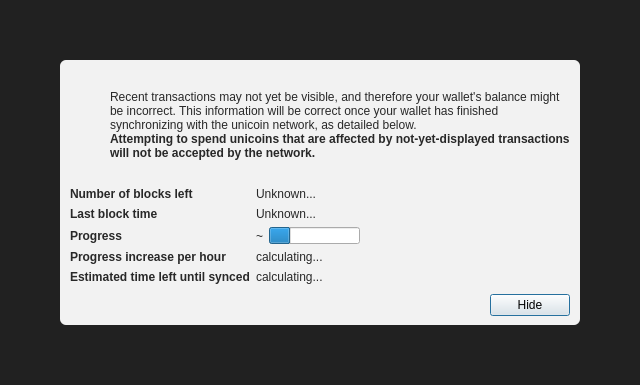
<?xml version="1.0" encoding="UTF-8"?>
<ui version="4.0">
 <class>ModalOverlay</class>
 <widget class="ModalOverlay" name="ModalOverlay">
  <property name="geometry">
   <rect>
    <x>0</x>
    <y>0</y>
    <width>640</width>
    <height>385</height>
   </rect>
  </property>
  <property name="windowTitle">
   <string>Form</string>
  </property>
  <layout class="QVBoxLayout" name="verticalLayout" stretch="0">
   <property name="sizeConstraint">
    <enum>QLayout::SetDefaultConstraint</enum>
   </property>
   <property name="leftMargin">
    <number>0</number>
   </property>
   <property name="topMargin">
    <number>0</number>
   </property>
   <property name="rightMargin">
    <number>0</number>
   </property>
   <property name="bottomMargin">
    <number>0</number>
   </property>
   <item>
    <widget class="QWidget" name="bgWidget" native="true">
     <property name="styleSheet">
      <string notr="true">#bgWidget { background: rgba(0,0,0,220); }</string>
     </property>
     <layout class="QVBoxLayout" name="verticalLayoutMain" stretch="1">
      <property name="leftMargin">
       <number>60</number>
      </property>
      <property name="topMargin">
       <number>60</number>
      </property>
      <property name="rightMargin">
       <number>60</number>
      </property>
      <property name="bottomMargin">
       <number>60</number>
      </property>
      <item>
       <widget class="QWidget" name="contentWidget" native="true">
        <property name="styleSheet">
         <string notr="true">#contentWidget { background: rgba(255,255,255,240); border-radius: 6px; }

QLabel { color: rgb(40,40,40);  }</string>
        </property>
        <layout class="QVBoxLayout" name="verticalLayoutSub" stretch="1,0,0,0">
         <property name="spacing">
          <number>0</number>
         </property>
         <property name="leftMargin">
          <number>10</number>
         </property>
         <property name="topMargin">
          <number>10</number>
         </property>
         <property name="rightMargin">
          <number>10</number>
         </property>
         <property name="bottomMargin">
          <number>10</number>
         </property>
         <item>
          <layout class="QHBoxLayout" name="horizontalLayoutIconText" stretch="0,1">
           <property name="topMargin">
            <number>20</number>
           </property>
           <item>
            <layout class="QVBoxLayout" name="verticalLayoutIcon">
             <property name="leftMargin">
              <number>0</number>
             </property>
             <item>
              <widget class="QPushButton" name="warningIcon">
               <property name="enabled">
                <bool>false</bool>
               </property>
               <property name="text">
                <string/>
               </property>
               <property name="icon">
                <iconset>
                 <normaloff>:/icons/warning</normaloff>
                 <disabledoff>:/icons/warning</disabledoff>:/icons/warning</iconset>
               </property>
               <property name="iconSize">
                <size>
                 <width>48</width>
                 <height>48</height>
                </size>
               </property>
               <property name="flat">
                <bool>true</bool>
               </property>
              </widget>
             </item>
             <item>
              <spacer name="verticalSpacerWarningIcon">
               <property name="orientation">
                <enum>Qt::Vertical</enum>
               </property>
               <property name="sizeHint" stdset="0">
                <size>
                 <width>20</width>
                 <height>40</height>
                </size>
               </property>
              </spacer>
             </item>
            </layout>
           </item>
           <item>
            <layout class="QVBoxLayout" name="verticalLayoutInfoText">
             <property name="leftMargin">
              <number>0</number>
             </property>
             <property name="topMargin">
              <number>0</number>
             </property>
             <item>
              <widget class="QLabel" name="infoText">
               <property name="text">
                <string>Recent transactions may not yet be visible, and therefore your wallet's balance might be incorrect. This information will be correct once your wallet has finished synchronizing with the unicoin network, as detailed below.</string>
               </property>
               <property name="textFormat">
                <enum>Qt::RichText</enum>
               </property>
               <property name="wordWrap">
                <bool>true</bool>
               </property>
              </widget>
             </item>
             <item>
              <widget class="QLabel" name="infoTextStrong">
               <property name="font">
                <font>
                 <weight>75</weight>
                 <bold>true</bold>
                </font>
               </property>
               <property name="text">
                <string>Attempting to spend unicoins that are affected by not-yet-displayed transactions will not be accepted by the network.</string>
               </property>
               <property name="textFormat">
                <enum>Qt::RichText</enum>
               </property>
               <property name="wordWrap">
                <bool>true</bool>
               </property>
              </widget>
             </item>
             <item>
              <spacer name="verticalSpacerInTextSpace">
               <property name="orientation">
                <enum>Qt::Vertical</enum>
               </property>
               <property name="sizeHint" stdset="0">
                <size>
                 <width>20</width>
                 <height>40</height>
                </size>
               </property>
              </spacer>
             </item>
            </layout>
           </item>
          </layout>
         </item>
         <item>
          <spacer name="verticalSpacerAfterText">
           <property name="orientation">
            <enum>Qt::Vertical</enum>
           </property>
           <property name="sizeHint" stdset="0">
            <size>
             <width>20</width>
             <height>40</height>
            </size>
           </property>
          </spacer>
         </item>
         <item>
          <layout class="QFormLayout" name="formLayout">
           <property name="fieldGrowthPolicy">
            <enum>QFormLayout::FieldsStayAtSizeHint</enum>
           </property>
           <property name="horizontalSpacing">
            <number>6</number>
           </property>
           <property name="verticalSpacing">
            <number>6</number>
           </property>
           <property name="topMargin">
            <number>10</number>
           </property>
           <item row="0" column="0">
            <widget class="QLabel" name="labelNumberOfBlocksLeft">
             <property name="font">
              <font>
               <weight>75</weight>
               <bold>true</bold>
              </font>
             </property>
             <property name="text">
              <string>Number of blocks left</string>
             </property>
            </widget>
           </item>
           <item row="0" column="1">
            <widget class="QLabel" name="numberOfBlocksLeft">
             <property name="text">
              <string>Unknown...</string>
             </property>
            </widget>
           </item>
           <item row="1" column="0">
            <widget class="QLabel" name="labelLastBlockTime">
             <property name="font">
              <font>
               <weight>75</weight>
               <bold>true</bold>
              </font>
             </property>
             <property name="text">
              <string>Last block time</string>
             </property>
            </widget>
           </item>
           <item row="1" column="1">
            <widget class="QLabel" name="newestBlockDate">
             <property name="sizePolicy">
              <sizepolicy hsizetype="Maximum" vsizetype="Preferred">
               <horstretch>0</horstretch>
               <verstretch>0</verstretch>
              </sizepolicy>
             </property>
             <property name="text">
              <string>Unknown...</string>
             </property>
            </widget>
           </item>
           <item row="2" column="0">
            <widget class="QLabel" name="labelSyncDone">
             <property name="font">
              <font>
               <weight>75</weight>
               <bold>true</bold>
              </font>
             </property>
             <property name="text">
              <string>Progress</string>
             </property>
            </widget>
           </item>
           <item row="2" column="1">
            <layout class="QHBoxLayout" name="horizontalLayoutSync" stretch="0,1">
             <item>
              <widget class="QLabel" name="percentageProgress">
               <property name="text">
                <string notr="true">~</string>
               </property>
              </widget>
             </item>
             <item>
              <widget class="QProgressBar" name="progressBar">
               <property name="value">
                <number>24</number>
               </property>
               <property name="format">
                <string/>
               </property>
              </widget>
             </item>
            </layout>
           </item>
           <item row="4" column="0">
            <widget class="QLabel" name="labelProgressIncrease">
             <property name="font">
              <font>
               <weight>75</weight>
               <bold>true</bold>
              </font>
             </property>
             <property name="text">
              <string>Progress increase per hour</string>
             </property>
            </widget>
           </item>
           <item row="4" column="1">
            <widget class="QLabel" name="progressIncreasePerH">
             <property name="text">
              <string>calculating...</string>
             </property>
            </widget>
           </item>
           <item row="5" column="0">
            <widget class="QLabel" name="labelEstimatedTimeLeft">
             <property name="font">
              <font>
               <weight>75</weight>
               <bold>true</bold>
              </font>
             </property>
             <property name="text">
              <string>Estimated time left until synced</string>
             </property>
            </widget>
           </item>
           <item row="5" column="1">
            <widget class="QLabel" name="expectedTimeLeft">
             <property name="text">
              <string>calculating...</string>
             </property>
            </widget>
           </item>
          </layout>
         </item>
         <item>
          <layout class="QHBoxLayout" name="horizontalLayoutButtons">
           <property name="leftMargin">
            <number>10</number>
           </property>
           <property name="topMargin">
            <number>10</number>
           </property>
           <item>
            <spacer name="horizontalSpacer">
             <property name="orientation">
              <enum>Qt::Horizontal</enum>
             </property>
             <property name="sizeHint" stdset="0">
              <size>
               <width>40</width>
               <height>20</height>
              </size>
             </property>
            </spacer>
           </item>
           <item>
            <widget class="QPushButton" name="closeButton">
             <property name="text">
              <string>Hide</string>
             </property>
             <property name="focusPolicy">
              <enum>Qt::StrongFocus</enum>
             </property>
             <property name="default">
              <bool>true</bool>
             </property>
            </widget>
           </item>
          </layout>
         </item>
        </layout>
       </widget>
      </item>
     </layout>
    </widget>
   </item>
  </layout>
 </widget>
 <customwidgets>
  <customwidget>
   <class>ModalOverlay</class>
   <extends>QWidget</extends>
   <header>qt/modaloverlay.h</header>
   <container>1</container>
  </customwidget>
 </customwidgets>
 <resources/>
 <connections/>
</ui>
